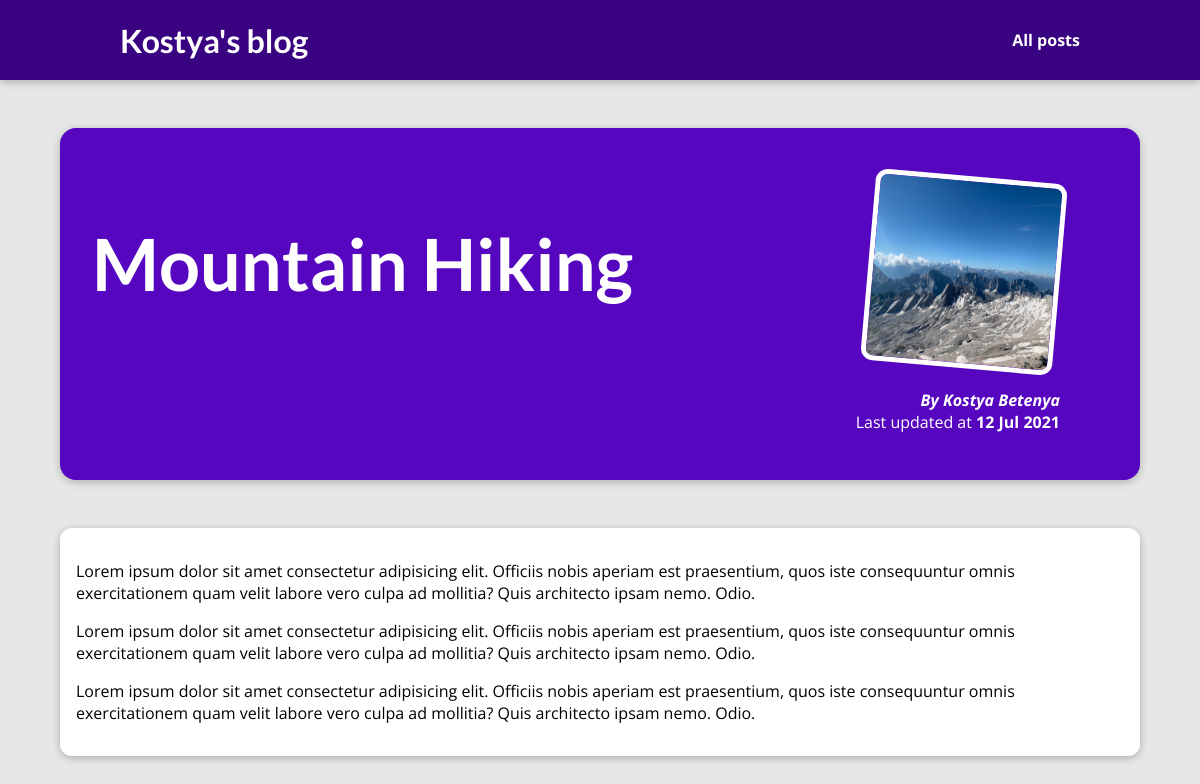
The page /posts/hike-in-the-mountains on the database its author committed.
### blog/models.py (models this page shows, shortened)
class Post(models.Model):
    title = models.CharField(max_length=50)
    excerpt = models.CharField(max_length=100)
    image = models.CharField(max_length=30)
    date = models.DateField(default=datetime.date.today)
    slug = models.SlugField()
    content = models.TextField()
    author = models.ForeignKey(Author, on_delete=models.SET_NULL, null=True, related_name='posts')
    tags = models.ManyToManyField('Tag', blank=True, related_name='posts')
    class Meta:
        verbose_name_plural = 'Posts'

class Author(models.Model):
    first_name = models.CharField(max_length=128)
    last_name = models.CharField(max_length=128)
    email = models.EmailField()
    def __str__(self):
        return f'{self.first_name} {self.last_name}'
    class Meta:
        verbose_name_plural = 'Authors'

### blog/views.py (the view)
# urls.py: path('posts/<slug:slug>', views.post, name='post')
def post(request, slug):
    try:
        post_details = get_object_or_404(Post, slug=slug)
        return render(request, 'blog/post-info.html', {
            'post': post_details,
            'tags': post_details.tags.all(),
        })
    except:
        raise Http404()

### blog/templates/blog/post-info.html (shortened to what this page needs)
{% extends "base.html" %}
{% load static %}
{% block css %}
    <link rel="stylesheet" href="{% static 'blog/post-detail.css' %}" />
{% endblock %}
{% block content %}
    {% include "blog/includes/header.html" %}
    <section id="summary">
        <h2>{{ post.title }}</h2>
        <article>
            <img src="{% static 'blog/images/'|add:post.image %}" alt={{ post.title }} />
            <address>By <a href="mailto:{{ post.author.email }}">{{ post.author }}</a></address>
            <div>
                Last updated at <time>{{ post.date|date:'d M Y' }}</time>
            </div>
        </article>
    </section>
    <main>
        {{ post.content|linebreaks }}
    </main>
{% endblock %}

### static/base.css (style rules this page uses)
* { box-sizing: border-box; }
html { font-family: 'Open Sans', 'Lato', sans-serif; }
body { margin: 0; }
h1, h2, h3 { font-family: 'Lato', sans-serif; font-weight: bold; }

### blog/static/blog/post-detail.css (style rules this page uses)
body { background-color: #e7e7e7; }
#summary { margin: 8rem auto 3rem auto; padding: 2rem; width: 90%; max-width: 90rem; border-radius: 16px; background-color: #5706c0; position: relative; box-shadow: 0 2px 8px rgba(0, 0, 0, 0.25); height: 22rem; }
#summary h2 { color: white; font-size: 4.5rem; }
#summary article { position: absolute; top: 2rem; right: 3rem; padding: 1rem 2rem; border-radius: 12px; text-align: right; color: white; }
#summary article img { width: 12rem; height: 12rem; border-radius: 12px; transform: rotateZ(5deg); border: 5px solid white; margin-bottom: 1rem; }
#summary a { text-decoration: none; color: white; }
#summary address { font-weight: bold; }
#summary time { font-weight: bold; }
main { width: 90%; max-width: 90rem; margin: 3rem auto; background-color: white; padding: 1rem; border-radius: 12px; box-shadow: 0 2px 8px rgba(0, 0, 0, 0.25); }

### rows shown on the page
Post: title "Mountain Hiking", image (picture), author "Kostya Betenya", date "12 Jul 2021", content "Lorem ipsum dolor sit amet consectetur adipisicing elit. Officiis nobis aperiam est praesentium, quos iste consequuntur omnis exercitationem quam velit labore vero culpa ad mollitia? Quis architecto ipsam nemo. Odio. Lorem ipsum dolor sit amet consectetur adipisicing elit. Officiis nobis aperiam est praesentium, quos iste consequuntur omnis exercitationem quam velit labore vero culpa ad mollitia? Quis architecto ipsam nemo. Odio. Lorem ipsum dolor sit amet consectetur adipisicing elit. Officiis nobis aperiam est praesentium, quos iste consequuntur omnis exercitationem quam velit labore vero culpa ad mollitia? Quis architecto ipsam nemo. Odio."
